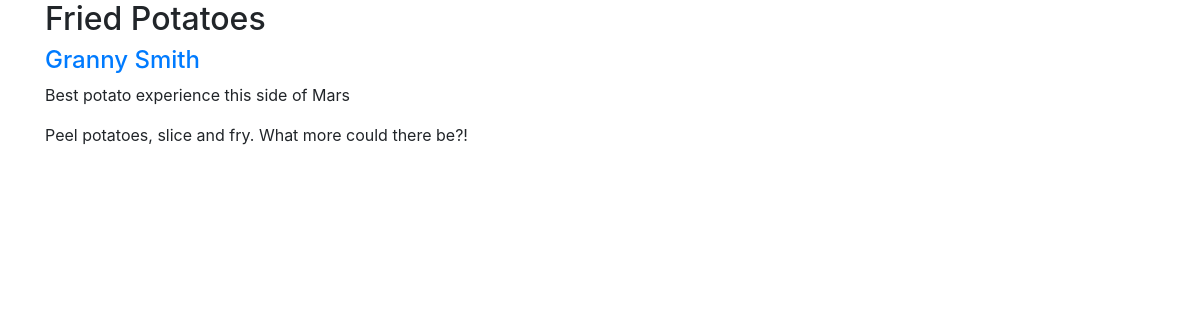
The app's page /recipe/2/ with its own data.
### recipe_app/models.py (models this page shows, shortened)
class Recipe(models.Model):
    title = models.CharField(max_length=50)
    author = models.ForeignKey(Author, on_delete=models.CASCADE)
    description = models.TextField()
    time_required = models.CharField(max_length=25)
    instructions = models.TextField()

class Author(models.Model):
    name = models.CharField(max_length=80)
    bio = models.TextField()

### recipe_app/views.py (the view)
# urls.py: path('recipe/<int:recipe_id>/', recipe_detail),
def recipe_detail(request, recipe_id):
    my_recipe = Recipe.objects.filter(id=recipe_id).first()
    return render(request, 'recipe_detail.html', {'recipe': my_recipe})

### templates/recipe_detail.html (shortened to what this page needs)
<link rel="stylesheet" href="https://stackpath.bootstrapcdn.com/bootstrap/4.5.2/css/bootstrap.min.css">
<div class="container">
    {% if not recipe %}
        <h1>The recipe you are looking for doesn't seem to exist!</h1>
    {% else %}
        <h2>{{ recipe.title }}</h2>
        <a href="/authors/{{ recipe.author.id }}/"><h4>{{ recipe.author.name }}</h4></a>
        <p>{{ recipe.description }}</p>
        <p>{{ recipe.instructions }}</p>
    {% endif %}
</div>

### records on screen
Recipe: title "Fried Potatoes", author.name "Granny Smith", description "Best potato experience this side of Mars", instructions "Peel potatoes, slice and fry. What more could there be?!"
